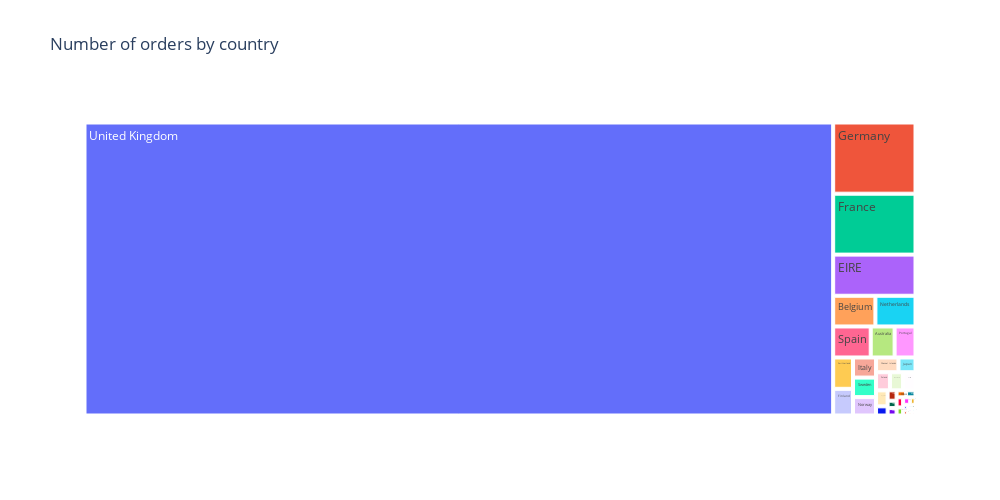

This figure's notebook cell:
### Code cell
#строим график
fig = px.treemap(
    data_frame=invoice_group, #DataFrame
    path=['Country'], #категориальный признак, для которого строится график
    values='InvoiceNo', #параметр, который сравнивается
    height=500, #высота
    width=1000, #ширина
    title='Number of orders by country', #заголовок
    labels={'InvoiceNo':'Number of orders'}
)

#отображаем график
fig.show()

### Figure 1 — Plotly figure (JSON) as saved in the notebook; plotly's stock layout.template omitted (floating-point values rounded to 4 significant figures)
{"data": [{"branchvalues": "total", "domain": {"x": [0, 1], "y": [0, 1]}, "hovertemplate": "labels=%{label}<br>Number of orders=%{value}<br>parent=%{parent}<br>id=%{id}<extra></extra>", "ids": ["Australia", "Austria", "Bahrain", "Belgium", "Brazil", "Canada", "Channel Islands", "Cyprus", "Czech Republic", "Denmark", "EIRE", "European Community", "Finland", "France", "Germany", "Greece", "Iceland", "Israel", "Italy", "Japan", "Lebanon", "Lithuania", "Malta", "Netherlands", "Norway", "Poland", "Portugal", "RSA", "Saudi Arabia", "Singapore", "Spain", "Sweden", "Switzerland", "USA", "United Arab Emirates", "United Kingdom", "Unspecified"], "labels": ["Australia", "Austria", "Bahrain", "Belgium", "Brazil", "Canada", "Channel Islands", "Cyprus", "Czech Republic", "Denmark", "EIRE", "European Community", "Finland", "France", "Germany", "Greece", "Iceland", "Israel", "Italy", "Japan", "Lebanon", "Lithuania", "Malta", "Netherlands", "Norway", "Poland", "Portugal", "RSA", "Saudi Arabia", "Singapore", "Spain", "Sweden", "Switzerland", "USA", "United Arab Emirates", "United Kingdom", "Unspecified"], "name": "", "parents": ["", "", "", "", "", "", "", "", "", "", "", "", "", "", "", "", "", "", "", "", "", "", "", "", "", "", "", "", "", "", "", "", "", "", "", "", ""], "type": "treemap", "values": [56, 17, 2, 98, 1, 5, 25, 14, 2, 18, 256, 3, 40, 379, 443, 5, 7, 5, 35, 19, 1, 4, 5, 93, 32, 19, 49, 1, 1, 4, 88, 34, 47, 5, 2, 16579, 8]}], "layout": {"height": 500, "legend": {"tracegroupgap": 0}, "title": {"text": "Number of orders by country"}, "width": 1000}}
